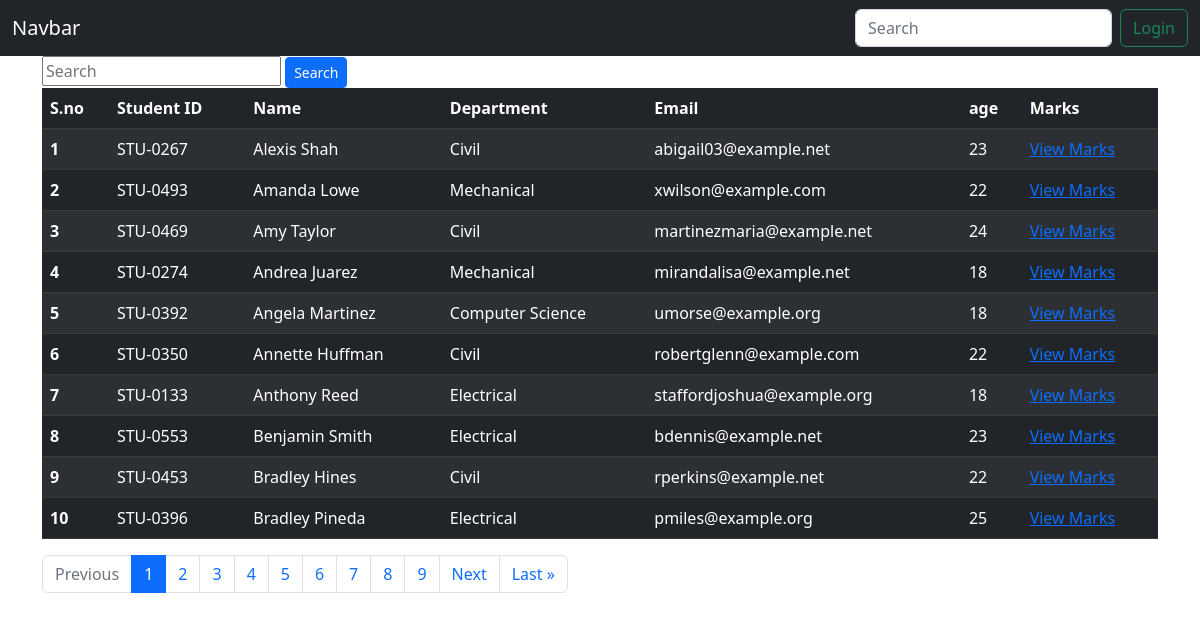
/students, run on the app's committed database.
### college/models.py (models this page shows, shortened)
class Student(models.Model):
   department=models.ForeignKey(Department, related_name="depart", on_delete=models.CASCADE)
   student_id=models.OneToOneField(StudentId, related_name="studentid", on_delete=models.CASCADE)
   name=models.CharField(max_length=100)
   age=models.IntegerField(default=18)
   email=models.EmailField(unique=True)
   address=models.TextField()
   is_deleted=models.BooleanField(default=False)
   objects=StudentManager()            # Student.objects.all() will give data with is_deleted field as false
   admin_objects=models.Manager()            # Student.admin_objects.all() will give data with is_deleted field as True i.e complete data
   class Meta:
      ordering=['name']
      verbose_name='student'

class StudentId(models.Model):
   studentId=models.CharField(max_length=100)
   def __str__(self):
       return self.studentId

class Department(models.Model):
  department=models.CharField(max_length=100)
  def __str__(self)->str:
      return self.department
  class Meta:
     ordering = ["department"]

### college/views.py (the view, shortened to what this page needs)
# urls.py: path('students', get_students, name='get_students'),
def get_students(request):
  queryset=Student.objects.all()
  paginator = Paginator(queryset, 10)  # Show 10 contacts per page.
  page_number = request.GET.get("page")
  page_obj = paginator.get_page(page_number)
  return render(request, 'students.html', {"page":"All Students", "page_obj":page_obj})

### college/models.py (called while the page is built)
    def get_queryset(self):
        return super().get_queryset().filter(is_deleted=False)

### college/templates/students.html (shortened to what this page needs)
{% extends "base-template.html" %}
{% block start %}
<div class="container">
  <form>
    <div>
      <input type="text" placeholder="Search" name="search">
      <button class="btn btn-sm btn-primary">Search</button>
    </div>
    <table class="table table-striped table-dark">
      <thead>
        <tr>
          <th scope="col">S.no</th>
          <th scope="col">Student ID</th>
          <th scope="col">Name</th>
          <th scope="col">Department</th>
          <th scope="col">Email</th>
          <th scope="col">age</th>
          <th scope="col">Marks</th>
        </tr>
      </thead>
      <tbody>
        {% for student in page_obj %}
        <tr>
          <th scope="row">{{forloop.counter}}</th>
          <td>{{student.student_id}}</td>
          <td>{{student.name}}</td>
          <td>{{student.department}}</td>
          <td>{{student.email}}</td>
          <td>{{student.age}}</td>
          <td><a href="see_marks/{{student.email}}">View Marks</a></td>
        </tr>
        {% endfor %}
      </tbody>
    </table>
  </form>
  <nav aria-label="Page navigation">
    <ul class="pagination">
      {% if page_obj.has_previous %}
        <li class="page-item">
          <a class="page-link" href="?page=1" aria-label="First">
            <span aria-hidden="true">&laquo; First</span>
          </a>
        </li>
        <li class="page-item">
          <a class="page-link" href="?page={{ page_obj.previous_page_number }}" aria-label="Previous">
            <span aria-hidden="true">Previous</span>
          </a>
        </li>
      {% else %}
        <li class="page-item disabled">
          <a class="page-link" href="#">Previous</a>
        </li>
      {% endif %}
      {% for i in page_obj.paginator.page_range %}
        {% if page_obj.number == i %}
          <li class="page-item active" aria-current="page">
            <a class="page-link" href="#">{{ i }}</a>
          </li>
        {% else %}
          <li class="page-item">
            <a class="page-link" href="?page={{ i }}">{{ i }}</a>
          </li>
        {% endif %}
      {% endfor %}
      {% if page_obj.has_next %}
        <li class="page-item">
          <a class="page-link" href="?page={{ page_obj.next_page_number }}" aria-label="Next">
            <span aria-hidden="true">Next</span>
          </a>
        </li>
        <li class="page-item">
          <a class="page-link" href="?page={{ page_obj.paginator.num_pages }}" aria-label="Last">
            <span aria-hidden="true">Last &raquo;</span>
          </a>
        </li>
      {% else %}
        <li class="page-item disabled">
          <a class="page-link" href="#">Next</a>
        </li>
      {% endif %}
    </ul>
  </nav>
</div>
{% endblock %}

### data on the page
Student: student_id "STU-0267", name "Alexis Shah", department "Civil", email "abigail03@example.net", age "23"
Student: student_id "STU-0493", name "Amanda Lowe", department "Mechanical", email "xwilson@example.com", age "22"
Student: student_id "STU-0469", name "Amy Taylor", department "Civil", email "martinezmaria@example.net", age "24"
Student: student_id "STU-0274", name "Andrea Juarez", department "Mechanical", email "mirandalisa@example.net", age "18"
Student: student_id "STU-0392", name "Angela Martinez", department "Computer Science", email "umorse@example.org", age "18"
Student: student_id "STU-0350", name "Annette Huffman", department "Civil", email "robertglenn@example.com", age "22"
Student: student_id "STU-0133", name "Anthony Reed", department "Electrical", email "staffordjoshua@example.org", age "18"
Student: student_id "STU-0553", name "Benjamin Smith", department "Electrical", email "bdennis@example.net", age "23"
Student: student_id "STU-0453", name "Bradley Hines", department "Civil", email "rperkins@example.net", age "22"
Student: student_id "STU-0396", name "Bradley Pineda", department "Electrical", email "pmiles@example.org", age "25"

### other printed values
{{ i }} "1"
{{ i }} "2" "3" "4" "5" "6" "7" "8" "9"
